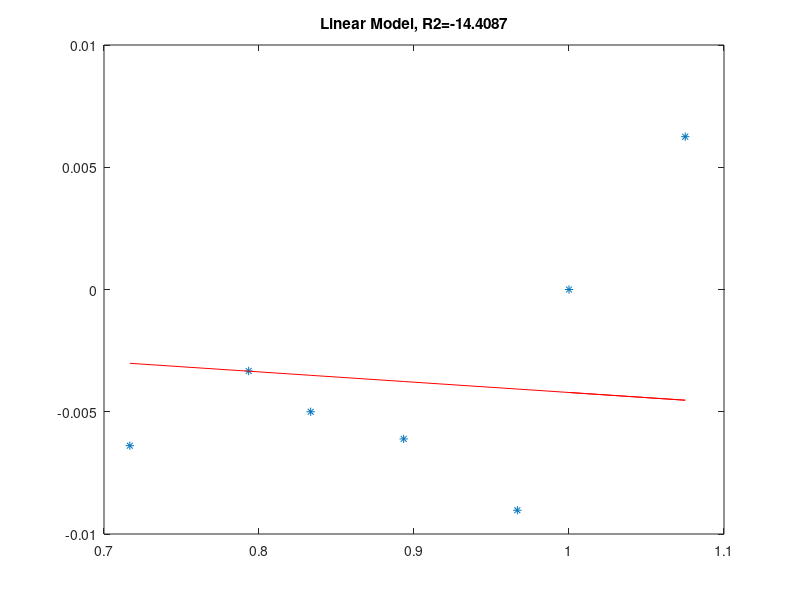
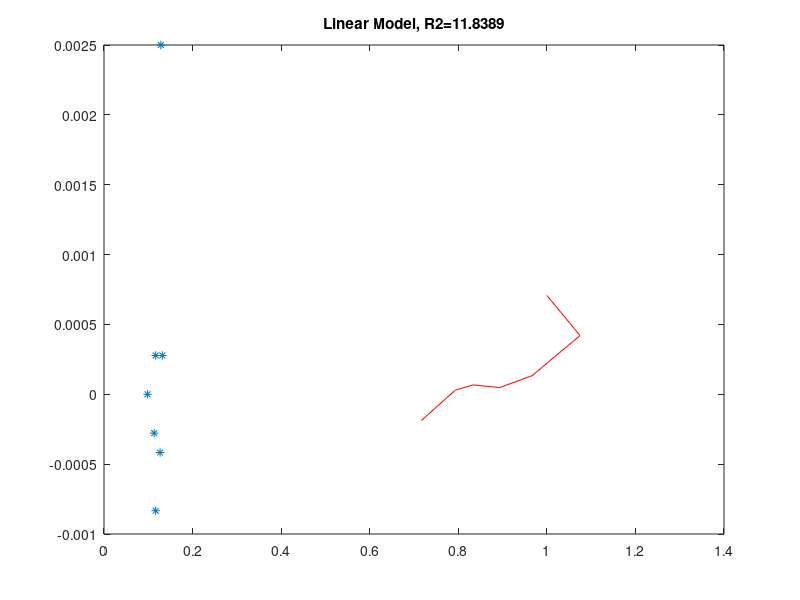

Recreate these plots in MATLAB, in order. (Note: this script raises an error after producing the figures.)
% AR Mazzocchi
% Methods for Determining Cancer Ratios for Prediction
% Updated 23-April-2018

% No Treatment
%tspan = [0 72]; % hours
%np = [670 780 930 1190 1560 1980 2470]; % number of cells
%dnp = [0 110 150 260 370 420 490]; % rate of change
%nq = [56 77 105 138 180 223 272]; % number of cells
%dnq = [0 21 27 33 42 43 49]; % rate of change


% Treatment 1 - G phase inhibitor
%tspan = [0 72]; % hours
%np = [600 680 812 974 1203 1590 2064]; % number of cells
%dnp = [0 80 132 162 229 387 474]; % rate of change
%nq = [54 72 100 132 184 247 312]; % number of cells
%dnq = [0 18 28 32 52 63 65]; % rate of change

% Treatment 2 - M phase inhibitor
tspan = [0 72]; % hours
np = [600 645 580 536 500 476 430]; % number of cells
dnp = [0 45 -65 -44 -36 -24 -46]; % rate of change
nq = [59 77 79 76 70 68 70]; % number of cells
dnq = [0 18 2 -3 -6 -2 2]; % rate of change

%% Function
%cancer_methods(@(z)tspan,np,nq,dnp,dnq)
%function z = cancer_methods(tspan, np, nq, dnp, dnq)

%% Initial Conditions
tint = [tspan(1):12: tspan(2)]; % Works for this but needs adjusted
nq = [nq]/(np(1));
dnp = [dnp]/(np(1))/(tint(2));
dnq = [dnq]/(np(1))/(tint(2));
np = [np]/(np(1));
k1 = 0.125; % cells doubling per hour
k2 = 0.0075*k1;
k3 = 0.005*k1;
yzero = [np(1) nq(1)];

%% Calculating Constants and Determining Regression Error
i = 1;

for i = 1: length(np)
    k4(i) = ((k1 - k3)*np(i)-dnp(i))/(np(i));
    k5(i) = ((k2+2*k3)*np(i)-dnq(i))/(nq(i)); 
end

k4 = mean([k4]);
k5 = mean([k5]);

% Regression Error - k4
% Estimate  
dnphat = (k1-k3-k4)*[np];
% Residuals
r = dnp-dnphat; % Actual minus when average k4 is used  
% SSR
ssr = sum(r.^2);
% Coefficient of Determination
dnpbar = mean(dnp);
R2 = (1-ssr/sum((dnp-dnpbar).^2))*100;

% Plot
figure(1); 
plot(np,dnp,'*')
hold on
plot(np,dnphat,'r')
title(['Linear Model, R2=' num2str(R2)])

% Regression Error - k5
% Estimate 
dnqhat = (k2+2*k3)*[np]-k5*[nq];
% Residuals
r = dnq-dnqhat;
% SSR
ssr = sum(r.^2);
% Coefficient of Determination
dnqbar = mean(dnq);
R2 = (1-ssr/sum((dnq-dnqbar).^2))*100;

% plot

figure(2); 
plot(nq,dnq,'*')
hold on
plot(np,dnqhat,'r')
title(['Linear Model, R2=' num2str(R2)])

%% ODE to Model Behavior

% ODE to Approximate Cancer Cell Behavior
[t,y]=ode45(@cancer_kinetics,tspan,yzero,[],k1,k2,k3,k4,k5);
npint = interp1(t,y(:,1),tint); % interpolate points for np at times matching exact
nqint = interp1(t,y(:,2),tint); % interpolates points for nq at times matching exact

% Error Calculations
error_np = np - npint(:,1)';
error_nq = nq - nqint(:,1)';
maxerr (1) = max(abs(error_np));
maxerr(2) = max(abs(error_nq));
maxerr

% Plot Cancer Cell Behavior from ODE45 
figure(3); 
plot(t,y(:,1),'-',t,y(:,2),'-.')
title('Cancer Cell Populations over Time - ODE45','FontSize',12)
ylabel('Cell Count','FontSize',12); 
legend('Proliferating Cancer Cells','Quiescient Cancer Cells');

%% Exact Data vs ODE Model

% Plot Cancer Cell Behavior from Exact Data
figure(4);
plot([0:12:72],np,'-',tint,nq,'-.')
title('Cancer Cell Populations over Time - ACTUAL','FontSize',12)
ylabel('Cell Count','FontSize',12); 
legend('Proliferating Cancer Cells','Quiescient Cancer Cells');

% Plot of Both ODE45 and Exact Data
figure(5); 
plot(t,y(:,1),'-',t,y(:,2),'-.',[0:12:72],np,'-',[0:12:72],nq,'-.')
title('Cancer Cell Populations over Time - ODE45 and Exact','FontSize',12)
ylabel('Cell Count','FontSize',12); 
legend('ODE - Proliferating Cancer Cells','ODE - Quiescient Cancer Cells','Exact - Proliferating Cancer Cells','Exact - Quiescient Cancer Cells');

%% Outputs of Importance

% Consider ratios at day 1 (24 hrs), day 3 (72 hrs)
% From ODE:

np12 = interp1(t,y(:,1),tint(2)); 
nq12 = interp1(t,y(:,2),tint(2)); 

np72 = interp1(t,y(:,1),tint(7)); 
nq72 = interp1(t,y(:,2),tint(7)); 

np_ratio = np72/np12;
nq_ratio = nq72/nq12;

fprintf ('Np Ratio = %.4f\n', np_ratio);
fprintf ('Nq Ratio = %.4f\n', nq_ratio);









